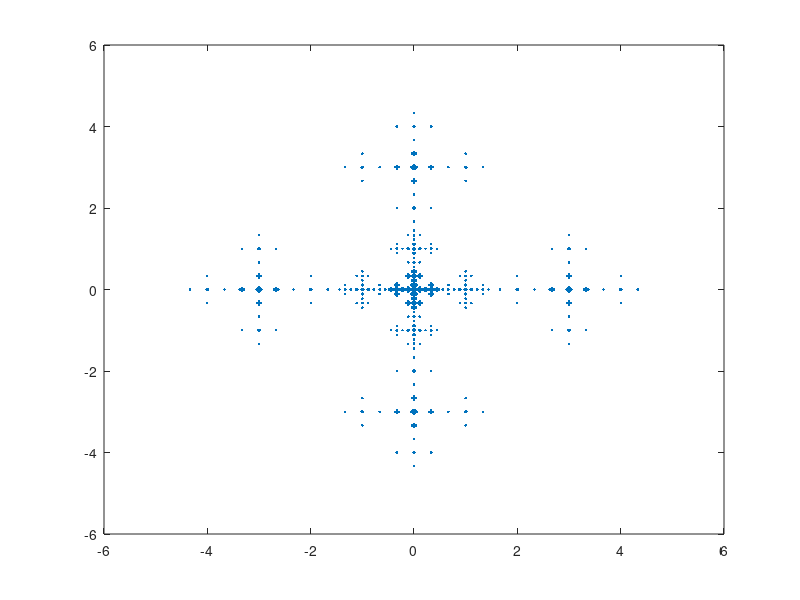

Reproduce this figure in MATLAB. (Note: this script raises an error after producing the figure.)
%% Last edited on 25Apr2025

edited='25Apr2025'
%edited='23Apr2025'
%edited='16Apr2025'
%edited='9Jan2025'
switch edited
case '25Apr2025'
% auxiliar functios
% 25Abr2025------------------------------------------------------
% further auxiliar
% activations
        gelu = @(x) 0.5 .* x .* (1 + tanh(sqrt(2/pi) .* (x + 0.044715 .* x.^3)));
        gelu_derivative = @(x) ...
            0.5 .* (1 + tanh(sqrt(2/pi)*(x + 0.044715.*x.^3))) + ...
            0.5 .* x .* (1 - tanh(sqrt(2/pi)*(x + 0.044715.*x.^3)).^2) .* ...
            sqrt(2/pi) .* (1 + 3*0.044715*x.^2);
        softmax = @(z) exp(z - max(z)) ./ sum(exp(z - max(z)));

% auxiliar functions
    function [y3,y2,y1,z3,z2,z1]=forward(x,W1,W2,W3,b1,b2,b3)
        % Forward pass
        nlay=size(W2,3);
        nlin=size(W2,1);
        y2=zeros(nlin,nlay);
        z2=y2;
        z1 = W1 * x + b1;
        y1 = gelu(z1);

        z2(:,1) = W2(:,:,1) * y1 + b2(:,1);
        y2(:,1) = gelu(z2(:,1));
        for i=2:nlay
            z2(:,i) = W2(:,:,i) * y2(:,i-1) + b2(:,i);
            y2(:,i) = gelu(z2(:,i));
        end

        z3 = W3 * y2(:,end) + b3;
        y3 = softmax(z3);  % nB × 1
    end
% function backprop
function [W1, W2, W3, b1, b2, b3] = backprop(x, y_true, y3, y2, y1, z3, z2, z1, W1, W2, W3, b1, b2, b3, eta)
    nlay = size(W2, 3);

    % Output layer
    dz3 = y3 - y_true; % softmax + crossentropy derivative
    dW3 = dz3 * y2(:, end)';  % last y2 layer
    db3 = dz3;

   % Hidden layer 2 backpropagation
dy2 = W3' * dz3;
dz2 = zeros(size(z2));
dW2 = zeros(size(W2));
db2 = zeros(size(b2));

for i = nlay:-1:2
    dz2(:, i) = dy2 .* gelu_derivative(z2(:, i));
    input_to_this_layer = y2(:, i - 1);
    dW2(:, :, i) = dz2(:, i) * input_to_this_layer';
    db2(:, i) = dz2(:, i);
    dy2 = W2(:, :, i)' * dz2(:, i);
end

% Explicit case for i = 1
dz2(:, 1) = dy2 .* gelu_derivative(z2(:, 1));
dW2(:, :, 1) = dz2(:, 1) * y1';
db2(:, 1) = dz2(:, 1);

    % Hidden layer 1
    dy1 = W2(:, :, 1)' * dz2(:, 1);
    dz1 = dy1 .* gelu_derivative(z1);
    dW1 = dz1 * x';
    db1 = dz1;

    % Weight updates
    W1 = W1 - eta * dW1;
    b1 = b1 - eta * db1;

    for i = 1:nlay
        W2(:, :, i) = W2(:, :, i) - eta * dW2(:, :, i);
        b2(:, i) = b2(:, i) - eta * db2(:, i);
    end

    W3 = W3 - eta * dW3;
    b3 = b3 - eta * db3;
end

function Results=show_performance(a_list, a0_list, x0_list, nB, epoch)
    % Shows performance metrics after an epoch:
    % - Number of correct predictions between a and a0
    % - Geometric error ||x0 - x_pred||

    N = size(a_list, 1);  % number of sequences
    nX = size(a_list, 2); % sequence length

    % Define the embedding function (should match your training logic)
    %rho = @(a) 3.^(repmat(1:nX, size(a,1),1) - 1 - floor(nX/2) - floor((a-1)/nB)*nX);
    %geom = @(a) rho(a) .* exp(2i*pi*a/nB);

    % Prediction vs. target symbol match
    correct_symbols = sum(a_list == a0_list, 2);  % correct symbols per sequence
    total_correct = sum(correct_symbols);
    
    % Geometric difference
    x0_pred = sum(geom(a0_list), 2);
    geom_error = abs(x0_list - x0_pred);  % vector of distances

    % Display stats
    fprintf('Epoch %d Results:\n', epoch);
    fprintf('  Total sequences:          %d\n', N);
    fprintf('  Total correct symbols:    %d out of %d (%.2f%%)\n', ...
        total_correct, N * nX, 100 * total_correct / (N * nX));
    fprintf('  Mean geometric error:     %.5f\n', mean(geom_error));
    fprintf('  Max geometric error:      %.5f\n\n', max(geom_error));

    Results=[total_correct / (N * nX) mean(geom_error) max(geom_error)];
end

% the main code starts here
        %case 4 % 25Abr2025
        % a completely different approach
        nX = 3; nB = 4; nA = (3*nB)^nX; % in this interpretation A=(B+B+B)^X

        % i2s and s2i are bijections between A and (B+B+B)^X, so that, in
        % practie, instead of nB we need to use 3*nB
        nB=3*nB;
        i2s = @(i) mod(floor(bsxfun(@rdivide, i(:)-1, nB.^((1:nX)-1))), nB) + 1;
        s2i = @(s) (s-1)*(nB.^((1:nX)'-1)) + 1;
        nB=nB/3; % little trick to avoid changing the definition of s2i and i2s

        % anonymous
        id=@(x) (1:numel(x))';
        % given a=i2s(k), define rho(a) as
        rho=@(a) 3.^(repmat(1:nX,size(a,1),1)-1-floor(nX/2)-floor((a-1)/nB)*nX);

        % to visualize the geometric realization
        a=i2s(1:nA);
        r=rho(a); t=exp(2i*pi*a/nB);
        plot(sum(r.*t,2),'.')

        % embedding
        geom=@(a) rho(a).*exp(2i*pi*a/nB);
        embed=@(x,a) log([x, sum(geom(a),2), geom(a)]);
        split=@(x) [real(x(:)); imag(x(:))];

        % activations
        gelu = @(x) 0.5 .* x .* (1 + tanh(sqrt(2/pi) .* (x + 0.044715 .* x.^3)));
        gelu_derivative = @(x) ...
            0.5 .* (1 + tanh(sqrt(2/pi)*(x + 0.044715.*x.^3))) + ...
            0.5 .* x .* (1 - tanh(sqrt(2/pi)*(x + 0.044715.*x.^3)).^2) .* ...
            sqrt(2/pi) .* (1 + 3*0.044715*x.^2);
        softmax = @(z) exp(z - max(z)) ./ sum(exp(z - max(z)));

        % Network dimensions
        Nepoch=25;
        eta_base = linspace(1e-1,1e-3,Nepoch);
        threshold_macro=.9; threshold_micro=.45; threshold_nano=0.1;
        nW=8; % scale factor for dimensions of W1, W2,W3
        nE= numel(split(embed(1,i2s(nA))));  % dim of embedding
        nW1col =nE;  nW1lin=nW*nE;
        nW2lay=nX; % W2 has nX layers
        nW2col=nW*nE; nW2lin=nW1lin; % W2 is nW*nE-by-nW*nE-by-nX
        nW3col=nW1lin; nW3lin=nB;

        % Initialize weights and biases
        W1 = 1/nE * ones(nW1lin, nW1col);
        b1 = zeros(nW1lin, 1);
        W2 = 1/nW2col * ones(nW2lin, nW2col,nW2lay);
        b2 = zeros(nW2lin, nW2lay);
        W3 = 1/nW3col * ones(nW3lin, nW3col);
        b3 = zeros(nW3lin, 1);
        

        Results=zeros(Nepoch,3);
        for epoch=1:Nepoch
        % training per epoch
        eta=eta_base(epoch);
        a_true=zeros(nA-1,nX); a_pred=zeros(nA-1,nX); x0_list=zeros(nA-1,1);
        for ix=1:nA
            a=i2s(ix); %disp(ix)
            x0=sum(geom(a));
            a0=ones(1,nX); % initial guess for a            
            % first round nano
            for j=1:nX
            x=split(embed(x0,a0));
            [y3,y2,y1,z3,z2,z1]=forward(x,W1,W2,W3,b1,b2,b3);
            [u,v]=max(y3);
            if threshold_nano*(epoch/Nepoch)<u, a0(j)=v+2*nB; end
            y_true=full(sparse(mod(a(j)-1,nB)+1,1,1,nB,1));
            [W1, W2, W3, b1, b2, b3] = backprop(x, y_true, y3, y2, y1, z3, z2, z1, W1, W2, W3, b1, b2, b3, eta);
            end
            % second round micro
            for j=1:nX
            x=split(embed(x0,a0));
            [y3,y2,y1,z3,z2,z1]=forward(x,W1,W2,W3,b1,b2,b3);
            [u,v]=max(y3);
            if threshold_micro*(epoch/Nepoch)<u, a0(j)=v+nB; end
            y_true=full(sparse(mod(a(j)-1,nB)+1,1,1,nB,1));
            [W1, W2, W3, b1, b2, b3] = backprop(x, y_true, y3, y2, y1, z3, z2, z1, W1, W2, W3, b1, b2, b3, eta);
            end
            % third round macro
            for j=1:nX
            x=split(embed(x0,a0));
            [y3,y2,y1,z3,z2,z1]=forward(x,W1,W2,W3,b1,b2,b3);
            [u,v]=max(y3);
            if threshold_macro*(epoch/Nepoch)<u, a0(j)=v; end
            y_true=full(sparse(mod(a(j)-1,nB)+1,1,1,nB,1));
            [W1, W2, W3, b1, b2, b3] = backprop(x, y_true, y3, y2, y1, z3, z2, z1, W1, W2, W3, b1, b2, b3, eta);
            end
            a_true(ix,:)=a; a_pred(ix,:)=a0; x0_list(ix)=x0; %disp(ix)
        end
        Results(epoch,:)=show_performance(a_true, a_pred, x0_list, nB, epoch);
   
        end % epoch
subplot(2,1,1), plot(Results(:,1))
subplot(2,1,2), plot(Results(:,2:3)) 



%------------------------------------------------------------------
case '23Apr2025'
% setting the stage
nX=7; nB=4; nA=nB^nX;

% defining a bijection between A=1:nX^nX and End(X)=X^X
i2s=@(i) mod(floor(bsxfun(@rdivide,i(:)-1,nB.^((1:nX)-1))),nB)+1;
s2i=@(s) (s-1)*(nB.^((1:nX)'-1))+1;

% the auxiliar functions f:X-->Integers and g:B-->Complex
f3=3.^(-ceil((nX-1)/2):floor((nX-1)/2))';
% the definition of f has been changed, instead of f=[0,1,-1,-2,2,-3] we now consider f=[-3,-2,-1,0,1,2]
%f=zeros(nX,1);
%f(2:2:nX)=-(1:ceil((nX-1)/2));
%f(3:2:nX)=(1:floor((nX-1)/2));
g=[exp(2*pi*1i*(nB-(1:nB-1))/(nB-1)), 0];

% defining the map z:A-->Complex, with A=B^X
z=@(a) g(a)*f3;

% our goal is to find the inverse of z, zinv:Complex-->A

% Embedding function

embedding = @(x) [real(x); imag(x); abs(x); angle(x); angle(log(x)); angle(exp(x)); real(sqrt(x)); imag(sqrt(x)); 1+abs(x).^2; 2*real(x)./(1+abs(x).^2); 2*imag(x)./(1+abs(x).^2); (-1+abs(x).^2)./(1+abs(x).^2)];


nE = 11;  % Embedding dimension (updated to match actual feature count)

% Hyperparameters
eta = 1e-6;
nW1 = 20; nW2=30;
nE=numel(embedding(0));
nepoch=1; % number of epochs

% Initialize weights and biases
W1 = 1/nE*ones(nW1, nE);
b1 = zeros(nW1, nB);
W2 = 1/nW1*ones(nW2, nW1);
b2 = zeros(nW2, nB);
W3 = 1/nW2*ones(nX, nW2);
b3 = zeros(nX, nB);


% Activation functions
gelu = @(x) 0.5 .* x .* (1 + tanh(sqrt(2/pi) .* (x + 0.044715 .* x.^3)));
gelu_derivative = @(x) ...
    0.5 .* (1 + tanh(sqrt(2/pi)*(x + 0.044715.*x.^3))) + ...
    0.5 .* x .* (1 - tanh(sqrt(2/pi)*(x + 0.044715.*x.^3)).^2) .* ...
    sqrt(2/pi) .* (1 + 3*0.044715*x.^2);

%softmax = @(z) exp(z) ./ sum(exp(z));
softmax = @(z) exp(z - max(z)) ./ sum(exp(z - max(z))); % more stable
cross_entropy_loss = @(y_pred, y_true) -1/nX*sum(sum(y_true .* log(y_pred + 1e-12)));  % Stability

% Tracking
loss_vals = zeros(nA, 1);
accuracy_vals = zeros(nA, 1);

% Initialize a counter for correct predictions
correct_preds = 0;

% Training loop
for i=1:nepoch
for k = 1:nA
    y = i2s(k); % One-hot vector (1-by-nX)
    x0 = z(y) + f3(1)/2*g;
 y_true=full(sparse(1:nX,y,1,nX,nB));
    
    % Apply embedding transformation
    x = embedding(x0);  % Use the further embedding function here

    % Forward pass
    z1 = W1 * x + b1;
    y1 = gelu(z1);

    z2 = W2 * y1 + b2;
    y2 = gelu(z2);

    z3 = W3 * y2 + b3;
    y3 = softmax(z3);  % Final layer: Probabilities for each class (7x7)
    if any(isnan(y3)), disp(k), break, end
 % Loss
    loss_vals(k) = cross_entropy_loss(y3, y_true);  % Use full vector for cross-entropy

    % Accuracy calculation
    [u, y_pred] = max(y3, [], 2);  % Predicted class (index of max probability)
    correct_preds =  nnz(y_pred == y');  % Accumulate correct predictions
    
    % Update accuracy at each iteration
    accuracy_vals(k) = correct_preds/nX;  

    % Backpropagation
    dz3 = y3 - y_true;
    dW3 = dz3 * y2';
    db3 = dz3;

    dy2 = W3' * dz3;
    dz2 = dy2 .* gelu_derivative(z2);
    dW2 = dz2 * y1';
    db2 = dz2;

    dy1 = W2' * dz2;
    dz1 = dy1 .* gelu_derivative(z1);
    dW1 = dz1 * x';
    %db1 = db1 + dz1;
    db1 =  dz1;
    
    % Update weights
    W1 = W1 - eta * dW1;
    b1 = b1 - eta * db1;
    W2 = W2 - eta * dW2;
    b2 = b2 - eta * db2;
    W3 = W3 - eta * dW3;
    b3 = b3 - eta * db3;

   % Display progress every 100 samples
    if mod(k, 1000) == 0 || k == 1
        fprintf('Iter %d | Loss: %.4f | Accuracy: %d\n', ...
                k, loss_vals(k), correct_preds);
                disp([y_pred y'])
%disp([ y3 y_true])
    end

end
end % nepoch

% Plotting
figure;
subplot(2,1,1); plot(cumsum(loss_vals/nA)); title('Cross-Entropy Loss'); xlabel('Sample'); ylabel('Loss');
subplot(2,1,2); plot(cumsum(accuracy_vals/nX)); title('Accuracy per Sample'); xlabel('Sample'); ylabel('Accuracy');

% end of case 23Apr2025



%------------------------------------
case '16Apr2025'
% setting the stage
nX=6; nB=nX; nA=nB^nX;

% defining a bijection between A=1:nX^nX and End(X)=X^X
i2s=@(i) mod(floor(bsxfun(@rdivide,i(:)-1,nB.^((1:nX)-1))),nB)+1;
s2i=@(s) (s-1)*(nB.^((1:nX)'-1))+1;

% the auxiliar functions f:X-->Integers and g:B-->Complex
f=zeros(nX,1);
f(2:2:nX)=-(1:ceil((nX-1)/2));
f(3:2:nX)=(1:floor((nX-1)/2));
g=[exp(2*pi*1i*(nB-(1:nB-1))/(nB-1)), 0];

% defining the map z:A-->Complex, with A=B^X
z=@(a) g(a)*(3.^f);

% our goal is to find the inverse of z, zinv:Complex-->A

% Embedding function
%complex2sphere = @(x) [real(x)/abs(x); imag(x)/abs(x)]; % Define or load if needed
embedding = @(x) [real(x); imag(x); abs(x); angle(x); abs(log(x)); angle(log(x)); ...
                  real(exp(x)); imag(exp(x)); complex2sphere(x)'];
furtherembbed=@(x) embedding(x)*1./(1:nX);

nE = 11;  % Embedding dimension (updated to match actual feature count)

% Hyperparameters
eta = 1e-6;
nW = 20;

% Initialize weights and biases
W1 = randn(nW, nE);
b1 = randn(nW, nX);
W2 = randn(nW, nW);
b2 = randn(nW, nX);
W3 = randn(nX, nW);
b3 = randn(nX, nX);


% Activation functions
gelu = @(x) 0.5 .* x .* (1 + tanh(sqrt(2/pi) .* (x + 0.044715 .* x.^3)));
gelu_derivative = @(x) ...
    0.5 .* (1 + tanh(sqrt(2/pi)*(x + 0.044715.*x.^3))) + ...
    0.5 .* x .* (1 - tanh(sqrt(2/pi)*(x + 0.044715.*x.^3)).^2) .* ...
    sqrt(2/pi) .* (1 + 3*0.044715*x.^2);

%softmax = @(z) exp(z) ./ sum(exp(z));
softmax = @(z) exp(z - max(z)) ./ sum(exp(z - max(z))); % more stable
cross_entropy_loss = @(y_pred, y_true) -1/nX*sum(sum(y_true .* log(y_pred + 1e-12)));  % Stability

% Tracking
loss_vals = zeros(nA, 1);
accuracy_vals = zeros(nA, 1);

% Initialize a counter for correct predictions
correct_preds = 0;

% Training loop
for k = 1:nA
    y = i2s(k); % One-hot vector (7x1)
    x0 = z(y) + 0.5 * 3^(-nX/2) * exp(randi(360) * 2 * pi * 1i);
 y_true=full(sparse(1:nX,y,1,nX,nX));
    
    % Apply further embedding transformation
    x = furtherembbed(x0);  % Use the further embedding function here

    % Forward pass
    z1 = W1 * x + b1;
    y1 = gelu(z1);

    z2 = W2 * y1 + b2;
    y2 = gelu(z2);

    z3 = W3 * y2 + b3;
    y3 = softmax(z3);  % Final layer: Probabilities for each class (7x7)
    if any(isnan(y3)), break, end
 % Loss
    loss_vals(k) = cross_entropy_loss(y3, y_true);  % Use full vector for cross-entropy

    % Accuracy calculation
    [~, pred_class] = max(y3, [], 2);  % Predicted class (index of max probability)
    correct_preds =  sum(pred_class == y');  % Accumulate correct predictions
    
    % Update accuracy at each iteration
    accuracy_vals(k) = correct_preds / nX;  % Divide by the total samples processed so far

    % Backpropagation
    dz3 = y3 - y_true;
    dW3 = dz3 * y2';
    db3 = dz3;

    dy2 = W3' * dz3;
    dz2 = dy2 .* gelu_derivative(z2);
    dW2 = dz2 * y1';
    db2 = dz2;

    dy1 = W2' * dz2;
    dz1 = dy1 .* gelu_derivative(z1);
    dW1 = dz1 * x';
    %db1 = db1 + dz1;
    db1 =  dz1;
    
    % Update weights
    W1 = W1 - eta * dW1;
    b1 = b1 - eta * db1;
    W2 = W2 - eta * dW2;
    b2 = b2 - eta * db2;
    W3 = W3 - eta * dW3;
    b3 = b3 - eta * db3;

   % Display progress every 100 samples
    if mod(k, 1000) == 0 || k == 1
        fprintf('Iter %d | Loss: %.4f | Accuracy: %.2f%%\n', ...
                k, loss_vals(k), accuracy_vals(k) * 100);
                disp([pred_class y'])
%disp([ y3 y_true])
    end

end


% Plotting
figure;
subplot(2,1,1); plot(loss_vals); title('Cross-Entropy Loss'); xlabel('Sample'); ylabel('Loss');
subplot(2,1,2); plot(accuracy_vals); title('Accuracy per Sample'); xlabel('Sample'); ylabel('Accuracy');

% end of case 16Apr2025

%----------------------------------
case '9Jan2025'
disp("On the energy of dimagmas - Math4Games 9Jan2025");
% the case N=2, M=3
nX=2 % N=2
nB=3 % M=3
X=1:nX
B=1:nB
A=fillzeros(zeros(nX,1),B) % use function fillzeros.m available on Teams->Files->Matlab-Octave 
nA=size(A,2)
% check that nA=nB^nX
isequal(nA,nB^nX)
% construct the map f:X-->Integers
f=zeros(1,nX); % inicialize f with zeros
f(2:2:end)=-(2:2:nX)/2; % f(x) if x is even
f(1:2:end)=((1:2:nX)-1)/2 % f(x) if x is odd
% construct the map g:B-->Complex
g=[exp(2*pi*1i*(nB-B(1:end-1))/(nB-1)), 0]
% construct the map F:A-->Complex
F=@(alpha) sum(g(alpha).*3.^repmat(f',1,size(alpha,2))) % use anonimous function 
% compute F(A), recall that each column of A encodes one particular alpha
Fall=F(A) % Fall contains all values of F(alpha), for all possible alphas
% plot Fall
figure(1), clf
plot(Fall,'--'), ax=max(abs(Fall))+1; axis([-ax ax -ax ax])
text(real(Fall),imag(Fall),num2str((1:nA)'))
% check if F is injective, i.e., Fall has no repeated elements
if any(abs(diff(sort(Fall)))<1e-12) % 12 significant digits
disp('Up to 12 digits, F is not injective')
else
    disp('F is injective')
end
% generating Plus and Times tables using modular arithmetic
[i,j]=ndgrid(1:nA,1:nA)
% note that any other nA-by-nA two tables with values in the range 1:nA would do as well, this is just one example
Plus=mod(i+j,nA)+1 
Times=mod(i.*j,nA)+1 
% Finally, The Energy of the dimagma (Plus,Times)
DiffPlus=Fall(i(:))+Fall(j(:))-Fall(Plus(sub2ind([nA,nA],i(:),j(:))));
DiffTimes=Fall(i(:)).*Fall(j(:))./Fall(Times(sub2ind([nA,nA],i(:),j(:))))-1;
DiffTimes(~isfinite(DiffTimes))=0;
figure(2)
subplot(1,2,1)
plot(sort(abs(DiffPlus)),'.-')
subplot(1,2,2)
plot(sort(abs(DiffTimes)),'.-')
E=sum(abs(DiffPlus))+sum(abs(DiffTimes))

%------------------------------------------
%%%%%  The Case N=4, M=9 %%%%%%%%%%%%%%%
% Not showing outputs for obvious reasons,
% appart form that, the code is the same as before
% no further comments
% the case N=4, M=9
nX=4 % N=4, 2
nB=9 % M=9, 25
X=1:nX
B=1:nB
A=fillzeros(zeros(nX,1),B);nA=size(A,2);
isequal(nA,nB^nX)
f=zeros(1,nX); % inicialize f with zeros
f(2:2:end)=-(2:2:nX)/2; % f(x) if x is even
f(1:2:end)=((1:2:nX)-1)/2; % f(x) if x is odd
g=[exp(2*pi*1i*(nB-B(1:end-1))/(nB-1)), 0];
F=@(alpha) sum(g(alpha).*3.^repmat(f',1,size(alpha,2)));
Fall=F(A); % Fall contains all values of F(alpha), for all possible alphas, i.e., all alpha_i with i ranging 1:nA
figure(3)
plot(Fall,'.'), ax=max(abs(Fall))+1; axis([-ax ax -ax ax])
%text(real(Fall),imag(Fall),num2str((1:nA)'))
% check if F is injective, i.e., Fall has no repeated elements
if any(abs(diff(sort(Fall)))<1e-12) % 12 significant digits
disp('Up to 12 digits, F is not injective')
else
    disp('F is injective')
end
% generating Plus and Times tables using modular arithmetic
if nA^2<1e6 % otherwise we run into problems
[i,j]=ndgrid(1:nA,1:nA);
% note that any other nA-by-nA two tables with values in the range 1:nA would do as well, this is just one example
Plus=mod(i+j,nA)+1; 
Times=mod(i.*j,nA)+1; 
% Finally, The Energy of the dimagma (Plus,Times)
DiffPlus=Fall(i(:))+Fall(j(:))-Fall(Plus(sub2ind([nA,nA],i(:),j(:))));
DiffTimes=Fall(i(:)).*Fall(j(:))./Fall(Times(sub2ind([nA,nA],i(:),j(:))))-1;
DiffTimes(~isfinite(DiffTimes))=0;
E=sum(abs(DiffPlus))+sum(abs(DiffTimes))*1i
else
    disp('Too big to compute the energy in one stroke')
end

% To run several cases in one shot
clear, clf, cla
%---------------------------------------
k=0; N=2:4; M=3:6;
for k_N=1:numel(N)
for k_M=1:numel(M)
k=k+1
nX=N(k_N); nB=M(k_M);
X=1:nX;
B=1:nB;
A=fillzeros(zeros(nX,1),B);nA=size(A,2);
isequal(nA,nB^nX)
f=zeros(1,nX); % inicialize f with zeros
f(2:2:end)=-(2:2:nX)/2; % f(x) if x is even
f(1:2:end)=((1:2:nX)-1)/2; % f(x) if x is odd
g=[exp(2*pi*1i*(nB-B(1:end-1))/(nB-1)), 0];
F=@(alpha) sum(g(alpha).*3.^repmat(f',1,size(alpha,2)));
Fall=F(A); % Fall contains all values of F(alpha), for all possible alphas, i.e., all alpha_i with i ranging 1:nA
figure(1)
subplot(4,3,k)
plot(Fall,'.'),  axis off
title(['F; N=', num2str(nX) ', M= ', num2str(nB)])
figure(2)
subplot(4,3,k)
plot(log(Fall),'.'),  axis off
title(['log(F); N=', num2str(nX) ', M= ', num2str(nB)])
figure(3)
subplot(4,3,k)
plot(exp(Fall),'.'),  axis off
title(['exp(F); N=', num2str(nX) ', M= ', num2str(nB)])
end
end

end % edited switch case
